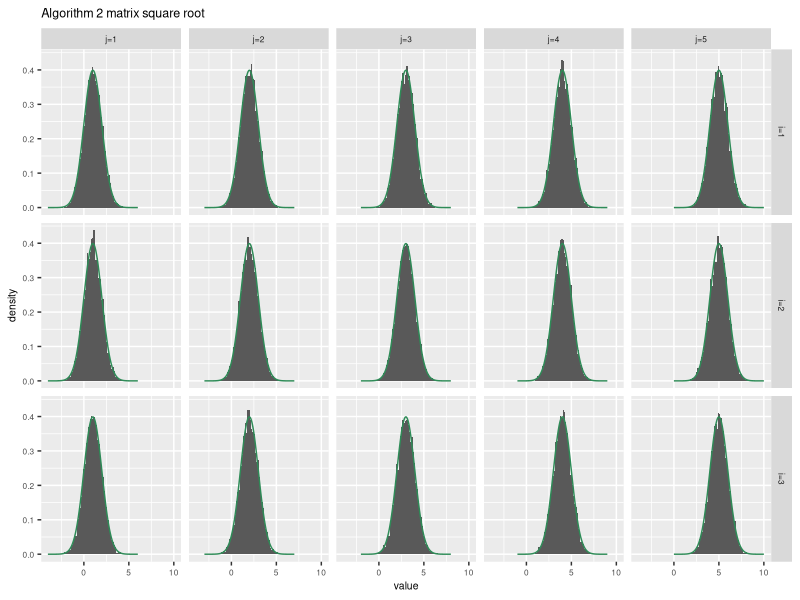
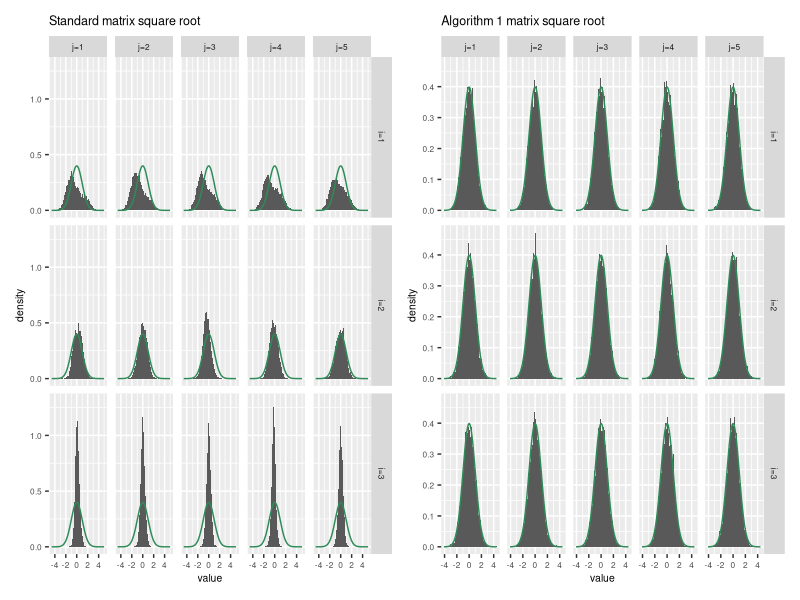
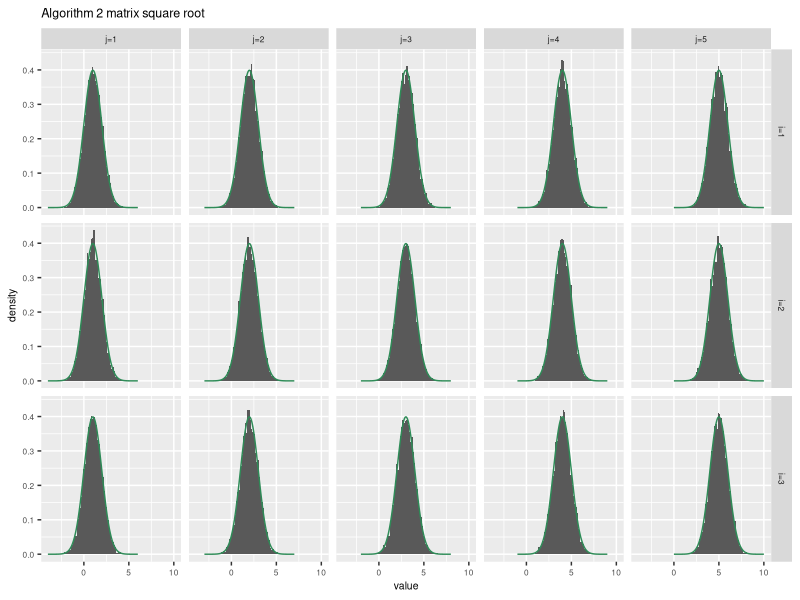

Recreate these plots in R, in order.
library(tidyverse)
library(patchwork)
library(mvtnorm)

set.seed(123)

nsim <- 10000

n <- 3
p <- 5
Sigma <- toeplitz(1/(1:p))
# for (i in 1:p) {
#   for (j in 1:p) {
#     Sigma[i,j] = 1/(1+abs(i-j))
#   }
# }

res <- array(NA, dim=c(2,n,p,nsim))

for (ns in 1:nsim) {
  x <- rmvnorm(n, sigma=Sigma) #matrix(rnorm(n*p),n,p)
  w <- crossprod(x)
  
  e <- eigen(w)
  e$values <- e$values[1:n]
  e$vectors <- e$vectors[,1:n]
  
  ## DV' Root
  res[1,,,ns] <- diag(sqrt(e$values)) %*% t(e$vectors)

  ## QDV' Root
  res[2,,,ns] <- pracma::randortho(n) %*% diag(sqrt(e$values)) %*% t(e$vectors) 
}

res2 <- res[,,,] %>% 
  reshape2::melt() %>%
  rename(method = Var1, i=Var2, j=Var3, idx=Var4)

p1 <- res2 %>% 
  filter(method == 1) %>%
  mutate(i = paste0("i=", i), j = paste0("j=", j)) %>%
  ggplot(aes(x=value)) +
  geom_histogram(aes(y=..density..), bins=100) +
  facet_grid(i~j) + 
  stat_function(fun=dnorm, args=list(mean=0, sd=1), col='seagreen', linewidth=0.5) +
  ggtitle("Standard matrix square root") +
  theme(text = element_text(size = 7.5))  +
  xlim(c(-5,5)) +
  scale_x_continuous(breaks = c(-4,-2,0,2,4))

p2 <- res2 %>% 
  filter(method == 2) %>%
  mutate(i = paste0("i=", i), j = paste0("j=", j)) %>%
  ggplot(aes(x=value)) +
  geom_histogram(aes(y=..density..), bins=100) +
  facet_grid(i~j) +
  stat_function(fun=dnorm, args=list(mean=0, sd=1), col='seagreen', linewidth=0.5) +
  ggtitle("Algorithm 1 matrix square root") +
  theme(text = element_text(size = 7.5)) +
  xlim(c(-5,5)) +
  scale_x_continuous(breaks = c(-4,-2,0,2,4))

ggsave("Ameer's Notes/Wishart Mini Paper/verification.jpg", p1+p2, width=8, height=3)

###################################################

set.seed(123)

nsim <- 10000

n <- 3
p <- 5
mu <- 1:5
Sigma <- toeplitz(1/(1:p))
# for (i in 1:p) {
#   for (j in 1:p) {
#     Sigma[i,j] = 1/(1+abs(i-j))
#   }
# }

H <- eigen(diag(n) - matrix(1/n, nrow=n, ncol=n))$vectors[,1:2]

ares <- array(NA, dim=c(n,p,nsim))

for (ns in 1:nsim) {
  x <- rmvnorm(n, mean=mu, sigma=Sigma) #matrix(rnorm(n*p),n,p)
  mhat <- rep(1,n) %*% t(colMeans(x))
  w <- crossprod(x - mhat)
  
  e <- eigen(w)
  e$values <- e$values[1:(n-1)]
  e$vectors <- e$vectors[,1:(n-1)]
  
  ## QDV' Root
  ares[,,ns] <- mhat + H %*% pracma::randortho(n-1) %*% diag(sqrt(e$values)) %*% t(e$vectors) 
}

ares2 <- ares[,,] %>% 
  reshape2::melt() %>%
  rename(i=Var1, j=Var2, idx=Var3)

sfdat <- expand_grid(i=1:3, j=1:5, x=seq(-5,5,by=0.01)) %>%
  mutate(x = x + j) %>%
  mutate(dens = dnorm(x, mean=j, sd=1)) %>% 
  mutate(i = paste0("i=", i), j = paste0("j=", j))

q1 <- ares2 %>% 
  mutate(i = paste0("i=", i), j = paste0("j=", j)) %>%
  ggplot(aes(x=value)) +
  geom_histogram(aes(y=..density..), bins=100) +
  geom_line(data=sfdat, aes(x=x, y=dens), linewidth=0.5, colour="seagreen") +
  facet_grid(i~j) + 
  ggtitle("Algorithm 2 matrix square root") +
  theme(text = element_text(size = 7.5))  #+
  # xlim(c(-5,5)) +
  # scale_x_continuous(breaks = c(-4,-2,0,2,4))

plot(q1)

ares2 %>% group_by(i,j) %>% summarise(m=mean(value, na.rm=T), v=var(value, na.rm=T))

ggsave("Ameer's Notes/Wishart Mini Paper/appvar.jpg", q1, width=4, height=3)
